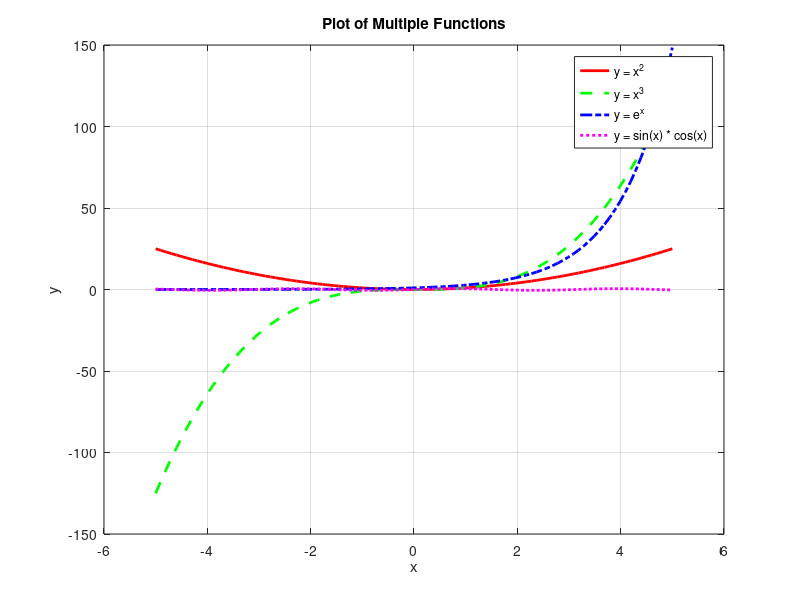
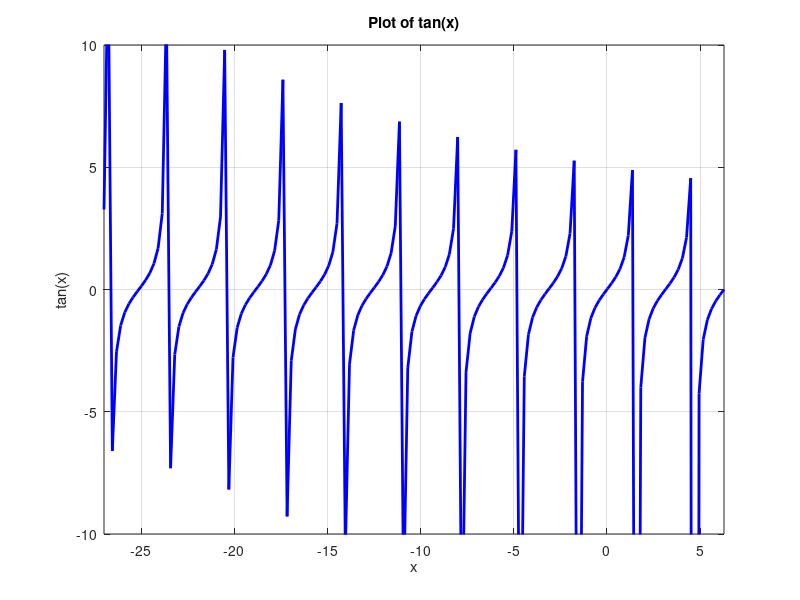

The MATLAB script that drew these images, in order:
% Exp 2
% Define range of x values
x = linspace(-5, 5, 100);

% Define functions
y1 = x.^2;
y2 = x.^3;
y3 = exp(x);
y4 = sin(x) .* cos(x);

% Plot functions
figure;
plot(x, y1, 'r-', 'LineWidth', 2); % x^2 in red
hold on;
plot(x, y2, 'g--', 'LineWidth', 2); % x^3 in green dashed
plot(x, y3, 'b-.', 'LineWidth', 2); % exp(x) in blue dash-dot
plot(x, y4, 'm:', 'LineWidth', 2); % sin(x)*cos(x) in magenta dotted

% Aesthetic labels
xlabel('x');
ylabel('y');
title('Plot of Multiple Functions');
legend('y = x^2', 'y = x^3', 'y = e^x', 'y = sin(x) * cos(x)', 'Location', 'Best');
grid on;


% Initialize sum
sum_numbers = 0;

% Sum numbers from 1 to 100 using a for loop
for i = 1:100
    sum_numbers = sum_numbers + i;
end

% Display result
disp(['The sum of numbers from 1 to 100 is: ', num2str(sum_numbers)]);

% Define domain for x
x = linspace(-27, 2*pi, 150);

% Calculate tan(x)
y = tan(x);

% Plot tan(x)
figure;
plot(x, y, 'b-', 'LineWidth', 2);

% Aesthetic adjustments for the plot
xlim([-27, 2*pi]);
ylim([-10, 10]);
xlabel('x');
ylabel('tan(x)');
title('Plot of tan(x)');
grid on;
